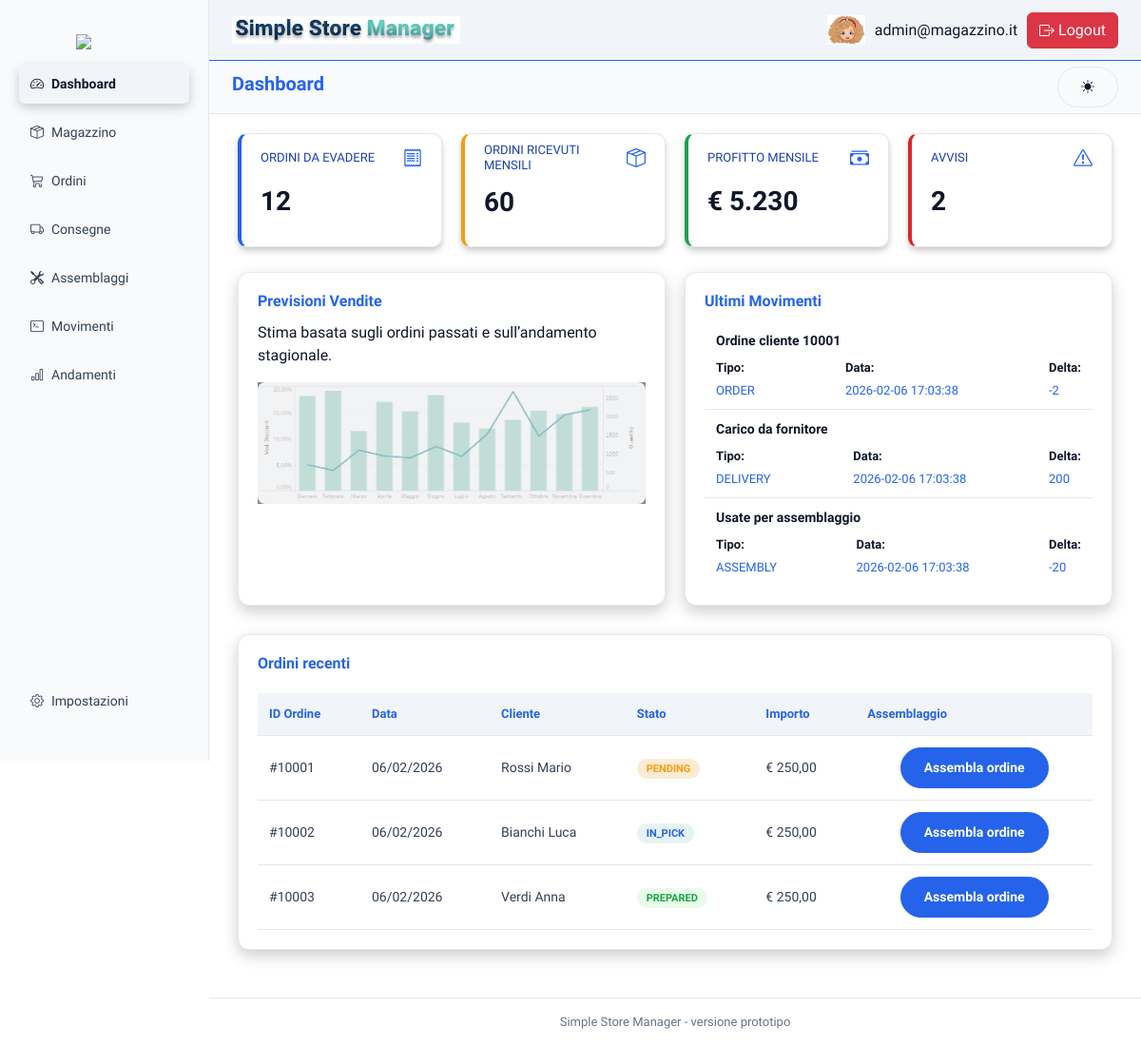
Screenshot of /index.php (signed in) with the database file from the repository.
### tables this page shows
CREATE TABLE movimenti (
    id INT(5) AUTO_INCREMENT PRIMARY KEY,
    delta INT(10) NOT NULL,
    tipo ENUM('ORDER','DELIVERY','MANUAL','ASSEMBLY') NOT NULL,
    id_ordine INT(5) NULL,
    id_consegna INT(5) NULL,
    id_assemblaggio INT(5) NULL,
    id_componente INT(5) NULL,
    data_movimento DATETIME NOT NULL DEFAULT CURRENT_TIMESTAMP,
    note text,
    foreign key (id_ordine) references ordini(id)
        ON DELETE CASCADE ON UPDATE CASCADE,
    foreign key (id_consegna) references consegna(id)
        ON DELETE CASCADE ON UPDATE CASCADE,
    foreign key (id_assemblaggio) references assemblaggi(id)
        ON DELETE CASCADE ON UPDATE CASCADE,
    foreign key (id_componente) references componenti(id)
        ON DELETE CASCADE ON UPDATE CASCADE
);

CREATE TABLE ordini (
    id INT(5) AUTO_INCREMENT PRIMARY KEY,
    id_shopify INt(5) NOT NULL UNIQUE,
    data_creazione DATETIME NOT NULL DEFAULT CURRENT_TIMESTAMP,
    data_preparazione DATETIME NOT NULL DEFAULT CURRENT_TIMESTAMP,
    stato ENUM('PENDING','IN_PICK','PREPARED') NOT NULL DEFAULT 'PENDING',
    id_cliente INT(5) NOT NULL,
    FOREIGN KEY (id_cliente) REFERENCES cliente(codice)
        ON DELETE CASCADE ON UPDATE CASCADE
);

CREATE TABLE cliente (
    codice INT(5) AUTO_INCREMENT PRIMARY KEY,
    nome VARCHAR(20) NOT NULL,
    cognome VARCHAR(20) NOT NULL,
    email VARCHAR(40) UNIQUE NOT NULL,
    numero VARCHAR(15)
);

### backend/query/movimenti.php (called while the page is built, shortened)
<?php
function getUltimiMovimenti(){
    $pdo=connect();
    $sql = "SELECT delta, data_movimento, tipo, note
        from movimenti
        ORDER BY data_movimento DESC
        LIMIT 3;";
    $stmt = $pdo->query($sql);
    return $stmt->fetchAll(PDO::FETCH_ASSOC);
}
?>

### backend/query/ordini.php (called while the page is built, shortened)
<?php
function getOrdiniRecenti(){
    $pdo=connect();
    $sql = "SELECT o.id,o.id_shopify, DATE_FORMAT(o.data_creazione, '%d/%m/%Y') AS data_creazione,o.stato, c.nome, c.cognome
    FROM ordini o
    JOIN cliente c ON o.id_cliente = c.codice
    WHERE o.data_creazione >= DATE_SUB(CURDATE(), INTERVAL 7 DAY)
    LIMIT 5;";
    $stmt = $pdo->query($sql);
    return $stmt->fetchAll(PDO::FETCH_ASSOC);
}
?>

### frontend/dashboard/dashboard.php (the view, shortened to what this page needs)
<?php
require 'backend/query/ordini.php';
require 'backend/query/movimenti.php';
$ordini_recenti = getOrdiniRecenti();
$movimenti_recenti = getUltimiMovimenti();
?>
<!DOCTYPE html>
<html lang="it">
<head>
</head>
<body>
    <main class="main">
        <section class="kpi-section">
            <div class="kpi-card info">
                <a href="index.php?page=ordini" style="text-decoration: none; color: inherit;">
                    <div class="kpi-header">
                        <h3>Ordini da evadere</h3>
                        <i class="bi bi-receipt kpi-icon"></i>
                    </div>
                    <p class="kpi-value">12</p>
                </a>
            </div>
            <div class="kpi-card warning">
                <a href="index.php?page=andamenti" style="text-decoration: none; color: inherit;">
                    <div class="kpi-header">
                        <h3>Ordini ricevuti mensili</h3>
                        <i class="bi bi-box-seam kpi-icon"></i>
                    </div>
                    <p class="kpi-value">60</p>
                </a>
            </div>
            <div class="kpi-card success">
                <a href="index.php?page=andamenti" style="text-decoration: none; color: inherit;">
                    <div class="kpi-header">
                        <h3>Profitto mensile</h3>
                        <i class="bi bi-cash-stack kpi-icon"></i>
                    </div>
                    <p class="kpi-value">€ 5.230</p>
                </a>
            </div>
            <div class="kpi-card alert">
                <a href="index.php?page=avvisi" style="text-decoration: none; color: inherit;">
                <div class="kpi-header">
                    <h3>Avvisi</h3>
                    <i class="bi bi-exclamation-triangle kpi-icon"></i>
                </div>
                <p class="kpi-value">2</p>
                </a>
            </div>
        </section>
        <section class="content-grid">
            <div class="card">
                <h2>Previsioni Vendite</h2>
                <p class="subtitle">
                    Stima basata sugli ordini passati e sull’andamento stagionale.
                </p>
                <div class="placeholder">
                    <img src="frontend/img/graficoEsempio.png" class="grafico-dashboard">
                </div>
            </div>
            <div class="card">
                <a href="index.php?page=movimenti" style="text-decoration: none; color: inherit;">
                    <h2>Ultimi Movimenti</h2>
                    <ul class="list">
                        <?php foreach ($movimenti_recenti as $movimento): ?>
                            <li>
                                <strong><?= htmlspecialchars($movimento['note']) ?></strong>
                                <div class="info-row">
                                    <span><strong>Tipo:</strong> <?= htmlspecialchars($movimento['tipo']) ?></span>
                                    <span><strong>Data:</strong> <?= htmlspecialchars($movimento['data_movimento']) ?></span>
                                    <span><strong>Delta:</strong> <?= htmlspecialchars($movimento['delta']) ?></span>
                                </div>
                            </li>
                        <?php endforeach; ?>
                    </ul>
                </a>
            </div>
        </section>
        <section class="card full">
            <h2>Ordini recenti</h2>
            <table class="orders-table">
                <thead>
                    <tr>
                        <th>ID Ordine</th>
                        <th>Data</th>
                        <th>Cliente</th>
                        <th>Stato</th>
                        <th>Importo</th>
                        <th>Assemblaggio</th>
                    </tr>
                </thead>
                <tbody>
                    <?php foreach ($ordini_recenti as $ordine): ?>
                        <tr>
                            <td>#<?= $ordine['id_shopify']; ?></td>
                            <td><?= $ordine['data_creazione']; ?></td>
                            <td><?= $ordine['cognome']; ?> <?= $ordine['nome']; ?></td>
                            <td><span class="status <?= strtolower($ordine['stato']); ?>"><?= $ordine['stato']; ?></span></td>
                            <td>€ 250,00</td>
                            <td class="order-action text-center">
                                <button class="btn-primary">
                                <a href="index.php?page=assemblaggiOrdine&id_ordine=<?= $ordine['id'] ?>" style="color: white; text-decoration: none;">Assembla ordine</a>
                                </button>
                            </td>
                        </tr>
                    <?php endforeach; ?>
                </tbody>
            </table>
        </section>
    </main>
</body>
</html>

### index.php (shortened to what this page needs)
<?php
$page = $_GET['page'] ?? 'dashboard';
$page_file = __DIR__ . "/frontend/" . $page . '/' . $page . '.php';
?>
<!DOCTYPE html>
<html lang="it">
    <?php
    include './frontend/head.php';
    if (file_exists($page_file) && $page!=='login') {
        echo "<body>";
        include './frontend/sidebar/sidebar.php';
        include './frontend/topbar/topbar.php';
        include($page_file);
        include './frontend/footer/footer.php';
        echo "</body>";
    } elseif ($page === 'login') {
        include($page_file);
    }else{
        include __DIR__. "/frontend/errori/404.php";
    }
    ?>
</html>

### frontend/head.php (shortened to what this page needs)
<head>
    <link href="https://cdn.jsdelivr.net/npm/bootstrap@5.3.2/dist/css/bootstrap.min.css" rel="stylesheet">
    <link rel="stylesheet" href="https://cdn.jsdelivr.net/npm/bootstrap-icons@1.11.3/font/bootstrap-icons.css">
    <link rel="stylesheet" href="frontend/stile/layout.css?V=1">
</head>

### frontend/sidebar/sidebar.php
<?php
$menu = [
    'Dashboard'   => 'speedometer2',
    'Magazzino'   => 'box-seam',
    'Ordini'      => 'cart3',
    'Consegne'    => 'truck',
    'Assemblaggi' => 'tools',
    'Movimenti'   => 'terminal',
    'Andamenti'   => 'bar-chart'
];
$bottomMenu = [
    'Impostazioni'=> 'gear'
];
?>
<aside class="sidebar d-flex flex-column justify-content-between">
    <div>
        <img src="frontend/img/logo-removebg-preview.png" id="sidebar-logo">
        <ul class="nav nav-pills flex-column gap-1">
            <?php foreach ($menu as $pagina => $icona): ?>
                <?php $pageSlug = lcfirst($pagina); ?>
                <li class="nav-item">
                    <a href="?page=<?= $pageSlug ?>"
                       class="nav-link d-flex align-items-center gap-2 <?= ($page === $pageSlug) ? 'active' : '' ?>">
                        <i class="bi bi-<?= $icona ?>"></i>
                        <?= $pagina ?>
                    </a>
                </li>
            <?php endforeach; ?>
        </ul>
    </div>
        <ul class="nav nav-pills flex-column gap-1 mb-3">
            <?php foreach ($bottomMenu as $pagina => $icona): ?>
                <?php $pageSlug = lcfirst($pagina); ?>
                <li class="nav-item">
                    <a href="?page=<?= $pageSlug ?>"
                    class="nav-link d-flex align-items-center gap-2 <?= ($page === $pageSlug) ? 'active' : '' ?>">
                        <i class="bi bi-<?= $icona ?>"></i>
                        <?= $pagina ?>
                    </a>
                </li>
            <?php endforeach; ?>
        </ul>
</aside>

### frontend/topbar/topbar.php (shortened to what this page needs)
<header class="header-wrapper">
    <div class="topbar">
        <div class="topbar-left">
            <img src="frontend/img/scritta.png" class="topbar-logo">
        </div>
        <div class="topbar-right">
            <div class="user-menu">
                <img src="frontend/img/avatar.jpeg " class="avatar-logo">
                <span class="username"><?= $_SESSION['user'] ?? 'Utente' ?></span>
                <a href="backend/controller/logout.php">
                    <button type="button" class="btn btn-danger">
                        Logout
                    </button>
                </a>
            </div>
        </div>
    </div>
    <div class="page-heading-wrapper">
        <h1 class="page-title"><?= ucfirst($page) ?></h1>
        <button onclick="toggleTheme()" class="btn btn-secondary" id="theme-toggle">
            <i id="theme-icon" class="bi bi-sun-fill"></i>
        </button>
    </div>
</header>

### frontend/footer/footer.php
<footer class="footer">
    Simple Store Manager - versione prototipo
</footer>

### frontend/stile/style-light.css (style rules this page uses)
:root { --primary-color: #f1f5f9; --secondary-color: #f59e0b; --highlight-color: #2563eb; --highlight-hover: #1e40af; --background-color: #ffffff; --background-alt: #f8fafc; --background-section: #ffffff; --background-thead: #f1f5f9; --background-hover: #e5e7eb; --text-light: #0f172a; --text-grey: #334155; --text-muted: #64748b; --text-admin: #1e40af; --error-color: #dc2626; --success-color: #16a34a; --warning-color: #f59e0b; --info-color: #2563eb; --border-color: #e2e8f0; --shadow-light: rgba(15, 23, 42, 0.08); --shadow-strong: rgba(15, 23, 42, 0.15); --bg-body: var(--background-color); --bg-card: var(--background-section); --bg-input: #f1f5f9; --border-input: #e2e8f0; --border-input-focus: var(--highlight-color); --btn-bg: var(--secondary-color); --btn-bg-hover: #d97706; --text-primary: var(--text-light); --text-placeholder: #94a3b8; --text-error: var(--error-color); --text-error-alt: #b91c1c; --shadow-card: var(--shadow-light); --shadow-input-focus: rgba(37, 99, 235, 0.25); --qr-overlay-bg: rgba(15, 23, 42, 0.45); --qr-modal-bg: #ffffff; --qr-modal-text: #0f172a; --qr-shadow: rgba(15, 23, 42, 0.15); --qr-canvas-bg: #f8fafc; --qr-code-bg: #ffffff; --qr-code-text: #0f172a; --qr-close-color: #64748b; --qr-close-hover: #1e40af; }

### rows the page displays
movimenti: note "Ordine cliente 10001", tipo "ORDER", data_movimento "2026-02-06 17:03:38", delta "-2"
movimenti: note "Carico da fornitore", tipo "DELIVERY", data_movimento "2026-02-06 17:03:38", delta "200"
movimenti: note "Usate per assemblaggio", tipo "ASSEMBLY", data_movimento "2026-02-06 17:03:38", delta "-20"
ordini: id_shopify "10001", data_creazione "06/02/2026", id_cliente.cognome "Rossi", id_cliente.nome "Mario", stato "PENDING"
ordini: id_shopify "10002", data_creazione "06/02/2026", id_cliente.cognome "Bianchi", id_cliente.nome "Luca", stato "IN_PICK"
ordini: id_shopify "10003", data_creazione "06/02/2026", id_cliente.cognome "Verdi", id_cliente.nome "Anna", stato "PREPARED"

### other values shown
$pagina "Dashboard"
$pagina "Magazzino"
$pagina "Ordini"
$pagina "Consegne"
$pagina "Assemblaggi"
$pagina "Movimenti"
$pagina "Andamenti"
$pagina "Impostazioni"
$_SESSION['user'] "admin@magazzino.it"
$page "Dashboard"
